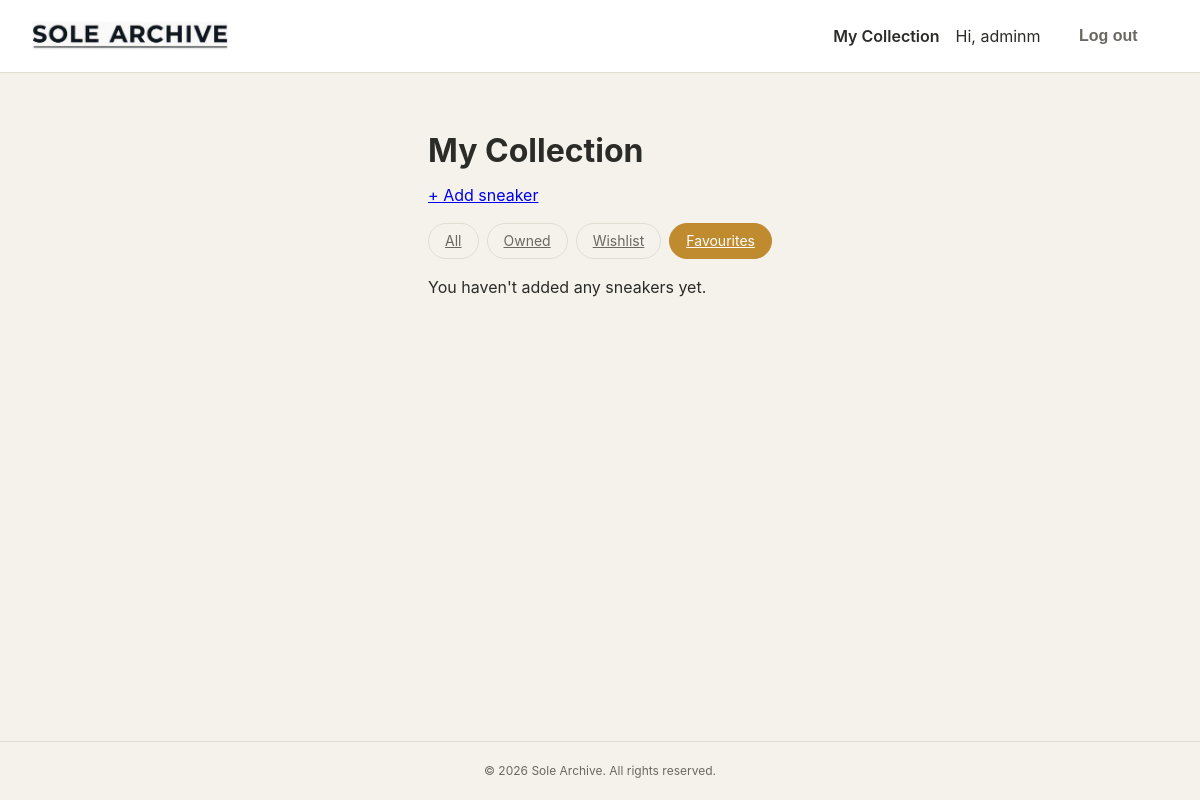
The page /collection/?status=favourites (signed in) on the database as committed earlier.
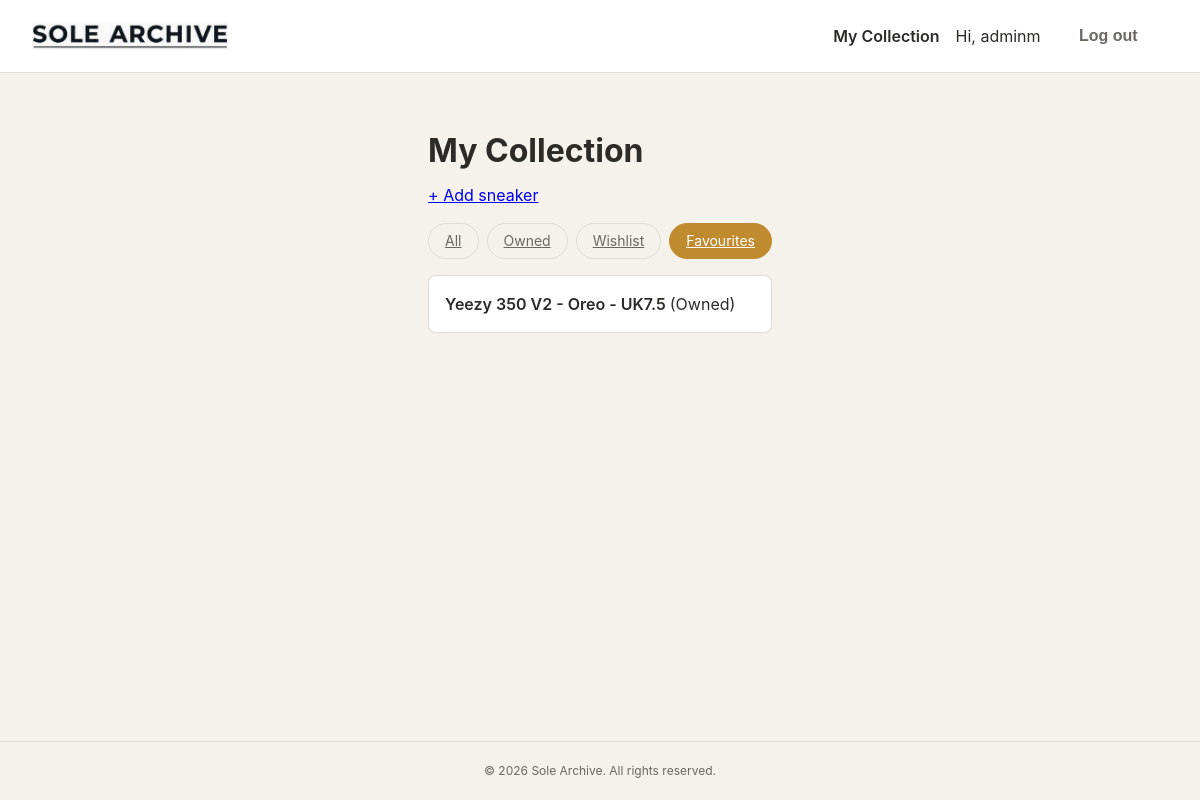
The same page on the database as committed later.
### collection/models.py (models this page shows, shortened)
class CollectionItem(models.Model):
    CONDITION_CHOICES = [
        ('new', 'Brand New'),
        ('used', 'Used'),
    ]
    STATUS_CHOICES = [
        ('owned', 'Owned'),
        ('wishlist', 'Wishlist'),
    ]
    UK_SIZE_CHOICES = [
        ('3', 'UK 3'), ('3.5', 'UK 3.5'),
        ('4', 'UK 4'), ('4.5', 'UK 4.5'),
        ('5', 'UK 5'), ('5.5', 'UK 5.5'),
        ('6', 'UK 6'), ('6.5', 'UK 6.5'),
        ('7', 'UK 7'), ('7.5', 'UK 7.5'),
        ('8', 'UK 8'), ('8.5', 'UK 8.5'),
        ('9', 'UK 9'), ('9.5', 'UK 9.5'),
        ('10', 'UK 10'), ('10.5', 'UK 10.5'),
        ('11', 'UK 11'), ('11.5', 'UK 11.5'),
        ('12', 'UK 12'), ('12.5', 'UK 12.5'),
        ('13', 'UK 13'), ('13.5', 'UK 13.5'),
        ('14', 'UK 14'),
    ]
    user = models.ForeignKey(User, on_delete=models.CASCADE)
    sneaker = models.ForeignKey(Sneaker, on_delete=models.CASCADE)
    size = models.CharField(max_length=4, choices=UK_SIZE_CHOICES)  # UK size
    condition = models.CharField(max_length=10, choices=CONDITION_CHOICES, default='new')
    status = models.CharField(max_length=10, choices=STATUS_CHOICES, default='owned')
    price_paid = models.PositiveIntegerField(blank=True, null=True)  # whole pounds (£), no pence
    purchase_date = models.DateField(blank=True, null=True)
    is_favourite = models.BooleanField(default=False)
    notes = models.TextField(blank=True)
    date_added = models.DateTimeField(auto_now_add=True)

class Sneaker(models.Model):
    brand = models.ForeignKey(Brand, on_delete=models.CASCADE)
    silhouette = models.CharField(max_length=150)  # e.g. "Air Max 90"
    colorway = models.CharField(max_length=150)    # e.g. "Triple Black"
    release_date = models.DateField(blank=True, null=True)
    retail_price = models.DecimalField(max_digits=8, decimal_places=2, blank=True, null=True)
    image = models.ImageField(upload_to='sneakers/', blank=True, null=True)
    def __str__(self):
        return self.brand.name + " " + self.silhouette + " - " + self.colorway

class Brand(models.Model):
    name = models.CharField(max_length=100)

### collection/views.py (the view)
# urls.py: path('collection/', views.collection_list, name='collection_list'),
@login_required
def collection_list(request):
    items = CollectionItem.objects.filter(user=request.user)
    selected_status = request.GET.get('status')
    if selected_status == 'owned':
        items = items.filter(status='owned')
    elif selected_status == 'wishlist':
        items = items.filter(status='wishlist')
    elif selected_status == 'favourites':
        items = items.filter(is_favourite=True)
    return render(request, 'collection/collection_list.html', {
        'items': items,
        'selected_status': selected_status,
    })

### templates/collection/collection_list.html (shortened to what this page needs)
{% extends 'base.html' %}
{% block content %}
    <h1>My Collection</h1>
    <a href="{% url 'collection_create' %}">+ Add sneaker</a>
    <div class="filters">
        <a href="{% url 'collection_list' %}" class="{% if not selected_status %}active{% endif %}">All</a>
        <a href="{% url 'collection_list' %}?status=owned" class="{% if selected_status == 'owned' %}active{% endif %}">Owned</a>
        <a href="{% url 'collection_list' %}?status=wishlist" class="{% if selected_status == 'wishlist' %}active{% endif %}">Wishlist</a>
        <a href="{% url 'collection_list' %}?status=favourites" class="{% if selected_status == 'favourites' %}active{% endif %}">Favourites</a>
    </div>
    {% if items %}
        <ul>
            {% for item in items %}
                <li>
                    <a href="{% url 'collection_detail' item.pk %}">
                        {{ item.sneaker }} - UK{{ item.size }}
                    </a>
                    ({{ item.get_status_display }})
                </li>
            {% endfor %}
        </ul>
    {% else %}
        <p>You haven't added any sneakers yet.</p>
    {% endif %}
{% endblock %}

Rows that differ between the two databases and show on the page:
now on this page (row edited): CollectionItem: sneaker "Yeezy 350 V2 - Oreo", size "7.5", status "Owned"
Other text that changed with them:
text no longer shown: "You haven't added any sneakers yet."
